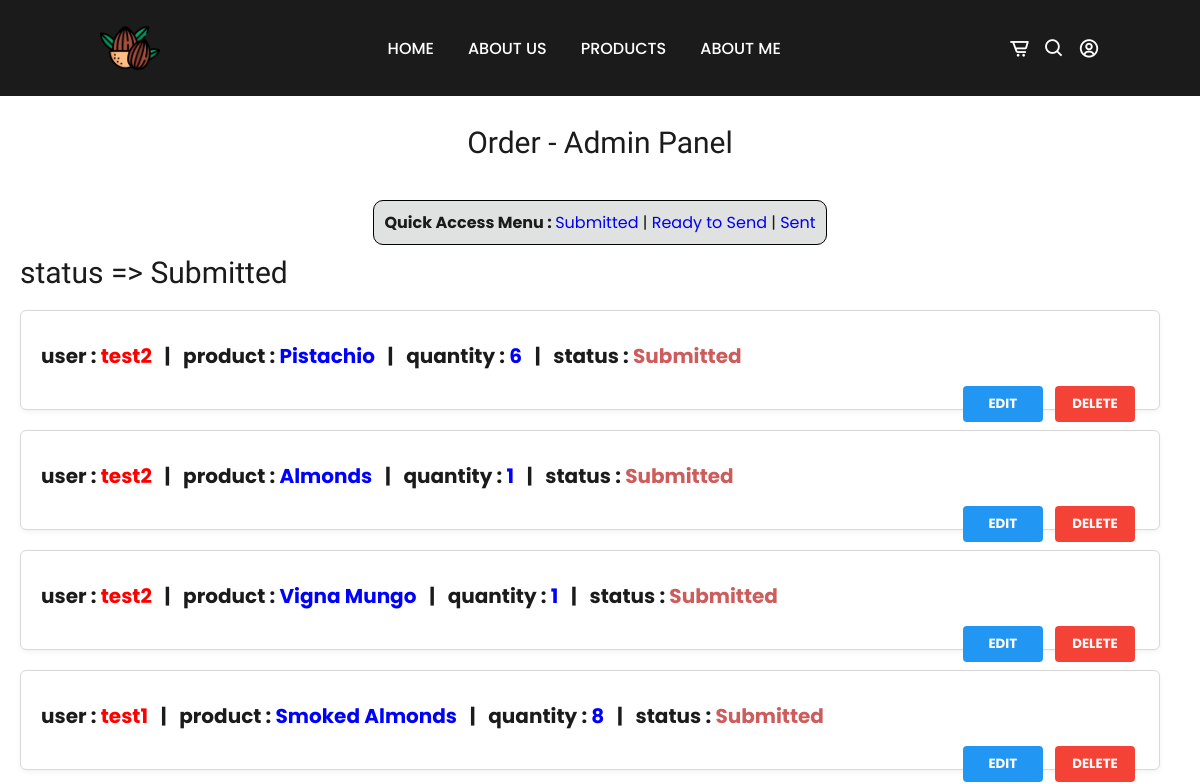
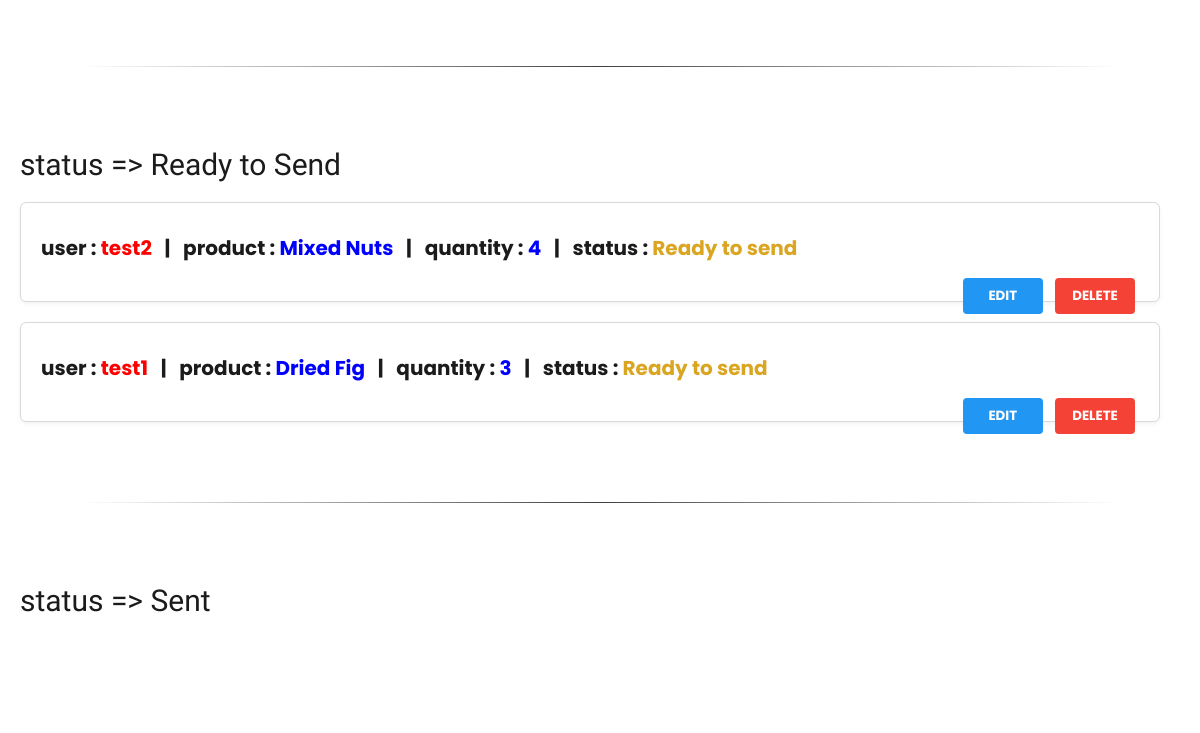
The app's page /panel/order/ (upper part), older data (2 pictures, top to bottom).
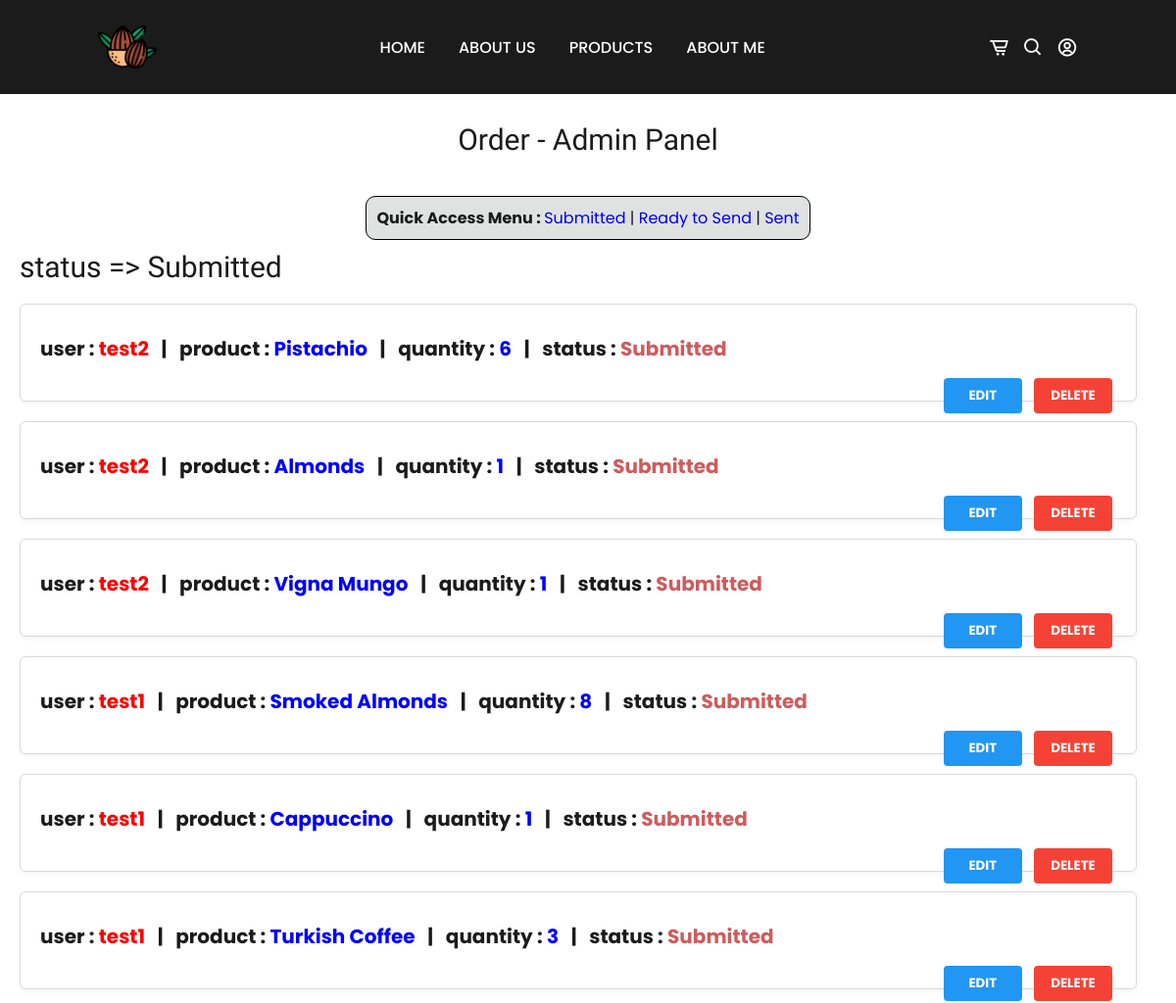
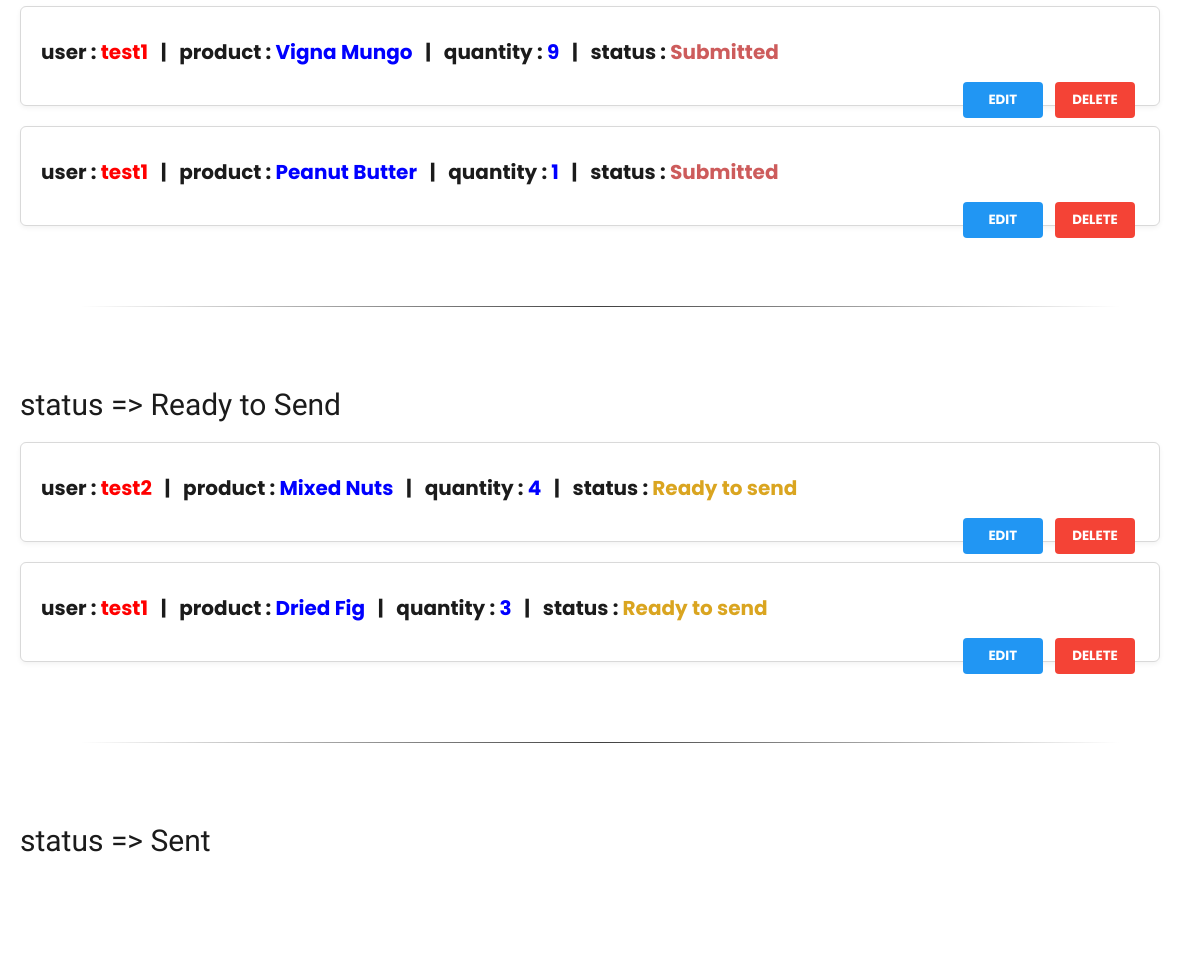
The same page, newer data (2 pictures, top to bottom).
### pages/models.py (models this page shows, shortened)
class CartItem(models.Model):
    cart = models.ForeignKey('Cart' , on_delete=models.CASCADE)
    product = models.ForeignKey('Product' , on_delete=models.CASCADE)
    quantity = models.IntegerField()
    status = models.CharField(max_length=50 , default='Submitted' ,choices=[('Submitted','Submitted'),
                                                                            ('Ready to send','Ready to send'),
                                                                            ('Sent','Sent')])

class Cart(models.Model):
    user = models.ForeignKey('accounts.CustomUser', related_name='carts', on_delete=models.CASCADE)
    def __str__(self):
        return str(self.user)

class Product(models.Model):
    name = models.CharField(max_length=50 , blank=False , null=False)
    price = models.DecimalField(max_digits=10,decimal_places=2)
    img = models.ImageField()
    quality = models.CharField(max_length= 50 , choices=[('high quality','high quality') ,
                                                         ('medium quality','medium quality') ,
                                                         ('low quality','low quality')])
    supplier = models.ManyToManyField('Supplier')
    category = models.ForeignKey('Category', on_delete=models.CASCADE)
    created_at   = models.DateTimeField(auto_now_add=True)
    expiration_at = models.DateField(default=datetime.now()+timedelta(days=730))
    def __str__(self):
        return self.name

### accounts/models.py (models this page shows)
class CustomUser(AbstractUser):
    city = models.ForeignKey(City, null=True, blank=False ,on_delete=models.CASCADE)
    cart = models.ForeignKey(Cart, null=True, blank=True, on_delete=models.CASCADE)
    phone_regex  = RegexValidator(regex=r'^\+?98?\d{9,15}$', message="Phone number must be entered in the format: '+989123456789'. Up to 15 digits allowed.")
    phone_number = models.CharField(validators=[phone_regex], max_length=17, blank=True , default="+989123456789") # Validators should be a list
    def __str__(self):
        return self.username

### pages/views.py (the view)
# urls.py: path('panel/order/',OrderListView.as_view(),name='order_view'),
class OrderListView(ListView):
    model = CartItem
    template_name = 'panel/order/order_view.html'
    context_object_name = 'cartitem'

### templates/panel/order/order_view.html (shortened to what this page needs)
{% extends 'register_base.html' %}
{% load static %}
    {% block styles %}
    <link rel="stylesheet" type="text/css" href="{% static 'css/stylesListView3.css' %}">
    {% endblock %}
{% block content %}
<br><br>
<p style="text-align:center" class="title">Order - Admin Panel</p>
<br><br>
<p style="text-align:center;"><span class="access"> <b>Quick Access Menu : </b><a href="#Submitted">Submitted</a> | <a href="#Ready to Send">Ready to Send</a> | <a href="#Sent">Sent</a></span> </p>
<p class="branch" id="Submitted">status =&gt; Submitted<p>
    {% for cartitem in cartitem %}
    {% if cartitem.status == "Submitted" %}
        <div class="list-item">
            <div class="list-title">
                user : <span style="color:red"> {{ cartitem.cart }} </span> &nbsp;&nbsp;|&nbsp;&nbsp;
                product : <span style="color:blue"> {{ cartitem.product }} </span> &nbsp;&nbsp;|&nbsp;&nbsp;
                quantity : <span style="color:blue"> {{ cartitem.quantity }} </span> &nbsp;&nbsp;|&nbsp;&nbsp;
                status : <span style="color:IndianRed"> {{ cartitem.status }} </span>
                <div class="list-buttons" style="text-align:right;">
                    <a href="{% url 'order_update' cartitem.pk %}"><button class="button-edit">Edit</button></a>
                    <a href="{% url 'order_delete' cartitem.pk %}"><button class="button-delete">Delete</button></a>
                </div>
        </div>
        </div>
        {% endif %}
    {% endfor %}
    <hr>
    <p class="branch" id="Ready to Send">status =&gt; Ready to Send<p>
        {% for cartitem in cartitem %}
        {% if cartitem.status == 'Ready to send' %}
        <div class="list-item">
            <div class="list-title">
                user : <span style="color:red"> {{ cartitem.cart }} </span> &nbsp;&nbsp;|&nbsp;&nbsp;
                product : <span style="color:blue"> {{ cartitem.product }} </span> &nbsp;&nbsp;|&nbsp;&nbsp;
                quantity : <span style="color:blue"> {{ cartitem.quantity }} </span> &nbsp;&nbsp;|&nbsp;&nbsp;
                status : <span style="color:Goldenrod"> {{ cartitem.status }} </span>
                <div class="list-buttons" style="text-align:right;">
                    <a href="{% url 'order_update' cartitem.pk %}"><button class="button-edit">Edit</button></a>
                    <a href="{% url 'order_delete' cartitem.pk %}"><button class="button-delete">Delete</button></a>
                </div>
        </div>
        </div>
            {% endif %}
        {% endfor %}
        <hr>
<p class="branch" id="Sent">status =&gt; Sent<p>
<br><br>
{% endblock %}

Row changes from the older to the newer data that the page shows:
added CartItem: cart "test1", product "Cappuccino", quantity "1", status "Submitted"
added CartItem: cart "test1", product "Turkish Coffee", quantity "3", status "Submitted"
added CartItem: cart "test1", product "Vigna Mungo", quantity "9", status "Submitted"
added CartItem: cart "test1", product "Peanut Butter", quantity "1", status "Submitted"
